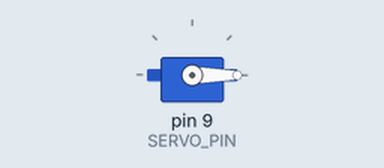
Bench run of a sketch on a simulated Arduino Uno, built with avr-gcc and run on an emulated ATmega328P. Parts: servo. What the sketch prints to the serial monitor is not drawn.

Above: at 0.05 s.
At 1.35 s:
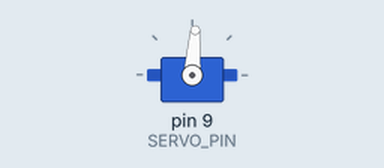
At 2.7 s:
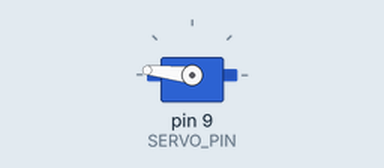
At 5.35 s:
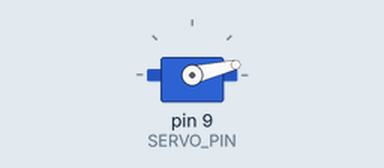
Timing chart, 0 to 7.2 s (numbered marks = the images above):
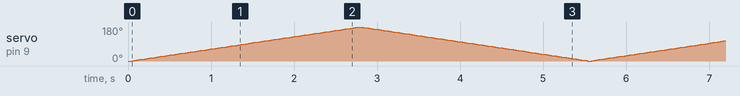

The sketch:

servo_motor_sweep.ino
```cpp
/*
 * Project: Servo Motor Sweep
 * Description: Automatic back-and-forth sweeping motion of a servo motor
 * Author: XergioAleX
 * Date: 2025
 */

// Include the Servo library
#include <Servo.h>

// Pin definitions
const int SERVO_PIN = 9;  // Servo control pin (PWM-capable)

// Create servo object
Servo myServo;

// Variables
int servoAngle = 0;        // Current servo position (0-180 degrees)
int angleStep = 1;         // How many degrees to move each step
const int MIN_ANGLE = 0;    // Minimum servo angle
const int MAX_ANGLE = 180;  // Maximum servo angle
const int DELAY_MS = 15;    // Delay between movements (milliseconds)

void setup() {
  // Attach servo to pin 9
  myServo.attach(SERVO_PIN);

  // Set initial servo position to minimum angle
  myServo.write(servoAngle);

  // Initialize serial communication for debugging
  Serial.begin(9600);
  Serial.println("Servo Motor Sweep Started");
  Serial.println("Servo will sweep from 0 to 180 degrees and back");
}

void loop() {
  // Move servo from MIN_ANGLE to MAX_ANGLE
  for (servoAngle = MIN_ANGLE; servoAngle <= MAX_ANGLE; servoAngle += angleStep) {
    myServo.write(servoAngle);
    Serial.print("Angle: ");
    Serial.println(servoAngle);
    delay(DELAY_MS);
  }

  // Move servo from MAX_ANGLE back to MIN_ANGLE
  for (servoAngle = MAX_ANGLE; servoAngle >= MIN_ANGLE; servoAngle -= angleStep) {
    myServo.write(servoAngle);
    Serial.print("Angle: ");
    Serial.println(servoAngle);
    delay(DELAY_MS);
  }

  // The loop repeats, creating continuous back-and-forth motion
}
```
